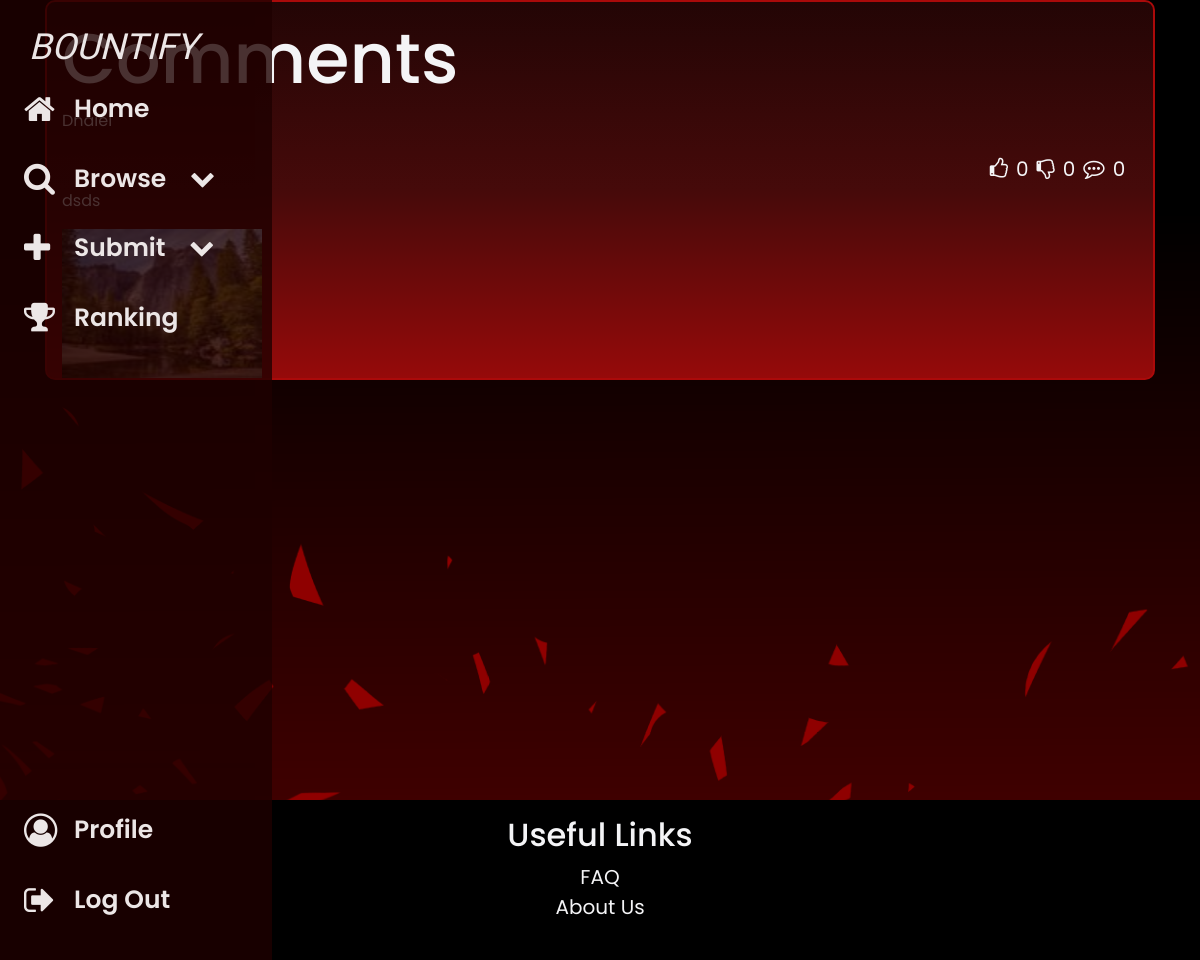
Page /post/2 (signed in) on the earlier database version.
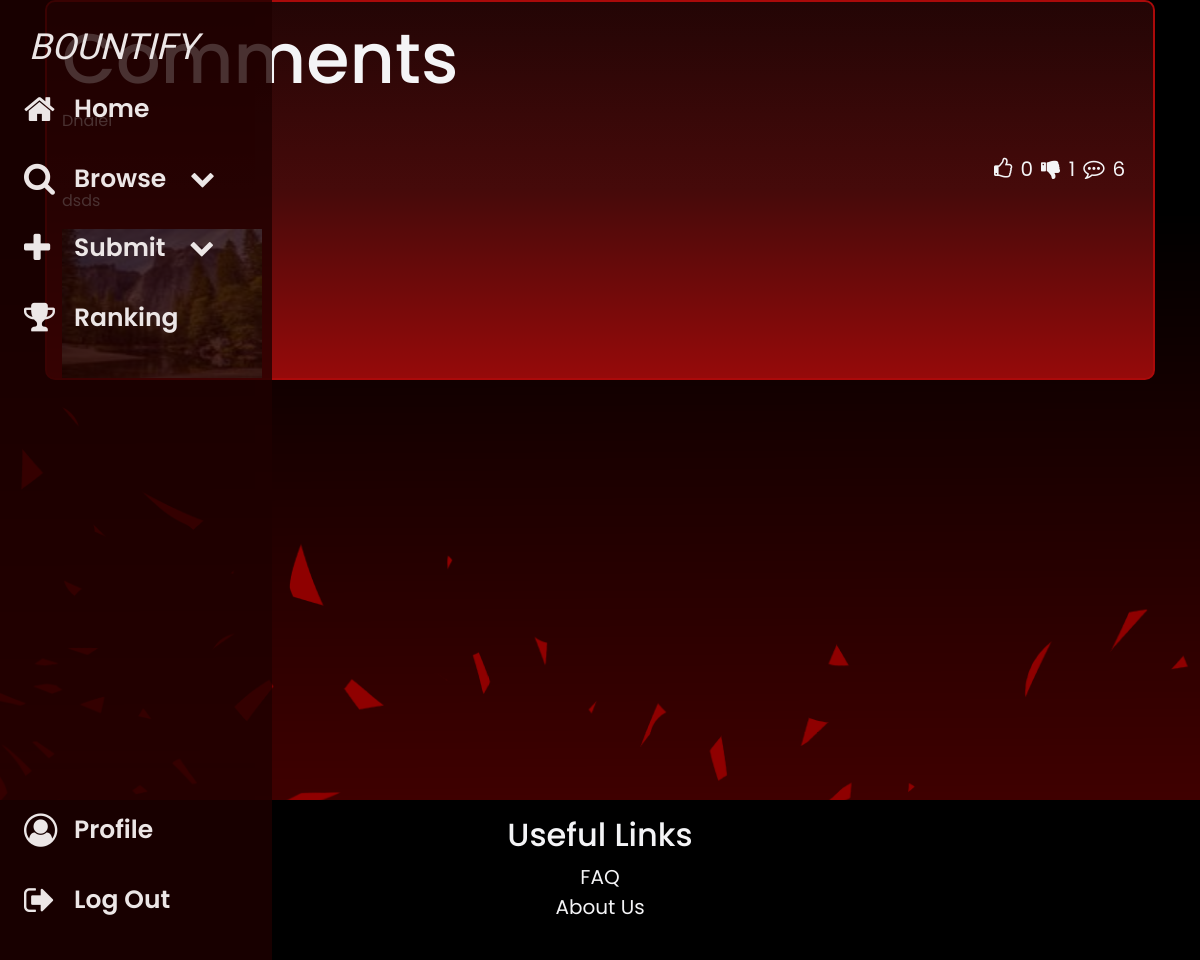
Same page on the later database version.
### app/models.py (models this page shows)
class Post(db.Model): #discussion posts, flag = "discussion"
    pid = db.Column(db.Integer, primary_key=True)
    uid = db.Column(db.Integer, db.ForeignKey('user.uid'))
    user = db.relationship('User', backref='post')
    title = db.Column(db.String(100))
    img = db.Column(db.String(100), nullable=False)
    desc = db.Column(db.String(1000))
    flag = db.Column(db.String(100)) #Bounty, Listing, Discussion
    timestamp = db.Column(db.DateTime(timezone=True), default=func.now())
    likes = db.Column(db.Integer, default = 0)
    dislikes = db.Column(db.Integer, default = 0)
    price = db.Column(db.Integer, default = 0)
    status = db.Column(db.String(100))
    com_num = db.Column(db.Integer, default = 0)
    claimed = db.Column(db.String(100), default=False) #if the logged in user has claimed this bounty or not

### app/routes.py (the view, shortened to what this page needs)
@routes.route('/post/<int:post_id>', methods=['GET', 'POST'])
def post(post_id):
    post = Post.query.get_or_404(post_id)
    comments = Comments.query.filter_by(pid=post_id).all()
    form = CommentForm()
    lip = [like.pid for like in Likes.query.filter_by(uid=current_user.uid, liked=True).all()]
    dip = [like.pid for like in Likes.query.filter_by(uid=current_user.uid, disliked=True).all()]
    return render_template('post.html', user=current_user, post=post, comments=comments, form=form, lip=lip, dip=dip)

### app/__init__.py (called while the page is built)
def create_app(config_class=Config):
    app = Flask(__name__)
    app.config.from_object(config_class)
    app.config['SECRET_KEY'] = os.environ.get('FLASK_SECRET_KEY', 'default_secret_key')
    app.config['SQLALCHEMY_DATABASE_URI'] = f'sqlite:///{DB_NAME}'
    app.config['POST_FOLDER'] = 'static/posts'
    db.init_app(app)
    migrate.init_app(app, db)  # Initialize Flask-Migrate with the app and db
    from .routes import routes
    from .auth import auth
    from .models import User, Post, Comments, Likes, Sell, Promote
    with app.app_context():
        db.create_all()
    app.register_blueprint(routes, url_prefix='/')
    app.register_blueprint(auth, url_prefix='/')
    login_manager = LoginManager()
    login_manager.login_view = 'auth.login'
    login_manager.init_app(app)
    @login_manager.user_loader
    def load_user(id):
        return User.query.get(int(id))
    return app

### app/templates/post.html (shortened to what this page needs)
{% extends "base.html" %}
{% block content %}
<div class="home">
    <div class="container">
        <div class="postbubble">
            <div class="comments-container">
                <h1>Comments</h1>
                <p>{{ post.title }}</p>
                <div class="reactbar" style="opacity: 1">
                    <button id="likeButton-{{ post.pid }}" class="reactbutton like" onclick="toggleLike(this, {{ post.pid }})">
                        {% if post.pid in lip %}
                        <i class="fa fa-thumbs-up fa-lg"></i>
                        {% else %}
                        <i class="fa fa-thumbs-o-up fa-lg"></i>
                        {% endif %}
                    </button>
                    <span id="likeCount-{{ post.pid }}" class="reactnumber">{{ post.likes }}</span>
                    <button id="dislikeButton-{{ post.pid }}" class="reactbutton" onclick="toggleLike(this, {{ post.pid }})">
                        {% if post.pid in dip %}
                        <i class="fa fa-thumbs-down fa-lg"></i>
                        {% else %}
                        <i class="fa fa-thumbs-o-down fa-lg"></i>
                        {% endif %}
                    </button>
                    <span id="dislikeCount-{{ post.pid }}" class="reactnumber">{{ post.dislikes }}</span>
                    <button id="commentButton-{{ post.pid }}" class="reactbutton">
                        <i class="fa fa-commenting-o fa-lg"></i>
                    </button>
                    <span id="commentCount-{{ post.pid }}" class="reactnumber">{{ comments|length }}</span>
                </div>
                <p>{{ post.desc }}</p>
                <img src="{{ url_for('static', filename='images/posts/' + post.img) }}" alt="Post Image" width="200" height="150" />
                {% for comment in comments %}
                <div class="comment">
                    <div class="username">
                    </div>
                </div>
                {% endfor %}
            </div>
            <div class="add-comment">
                <form method="POST">
                    <div class="form-group">
                        {{ form.comment.label }} {{ form.comment(class="form-control", placeholder="Add comments") }}
                    </div>
                </form>
            </div>
        </div>
    </div>
</div>
{% endblock %}

### app/templates/base.html (shortened to what this page needs)
<!DOCTYPE html>
<html lang="en">
	<head>
		<link
			rel="stylesheet"
			href="https://cdn.jsdelivr.net/npm/bootstrap@5.3.0-alpha1/dist/css/bootstrap.min.css" />
		<link
			rel="stylesheet"
			href="https://stackpath.bootstrapcdn.com/bootstrap/4.4.1/css/bootstrap.min.css"
 />
		<link
			rel="stylesheet"
			href="https://stackpath.bootstrapcdn.com/font-awesome/4.7.0/css/font-awesome.min.css"
 />
		<link
			rel="stylesheet"
			href="{{ url_for('static', filename='css/main-style.css') }}" />
	</head>
	<body>
		<nav
			class="sidebar d-none d-lg-block d-md-block d-sm-none d-xs-none"
			onmouseover="growNav(); revealHidden();"
			onmouseleave="shrinkNav(); hideHidden();">
			<div class="logo">
				<a href="{{ url_for('routes.home') }}"
					>B<span class="hidden">OUNTIFY</span></a
				>
			</div>
			<div class="main-menu">
				{% if user.is_authenticated %}
				<ul>
					<li>
						<a
							href="{{ url_for('routes.home') }}">
							<i class="fa fa-home fa-lg"></i>
							<span class="hidden"> Home</span>
						</a>
					</li>
					<li class="dropdown">
						<a
							href="{{ url_for('routes.browse') }}">
							<i class="fa fa-search fa-lg"></i>
							<span class="hidden">
								Browse &nbsp;&nbsp;</span
							>
							<i
								class="fa fa-chevron-down fa-xs hidden"
								aria-hidden="true"></i>
						</a>
					</li>
					<li class="dropdown">
						<a
							href="{{ url_for('routes.sell') }}">
							<i class="fa fa-plus fa-lg"></i>
							<span class="hidden">
								Submit &nbsp;&nbsp;</span
							>
							<i
								class="fa fa-chevron-down fa-xs hidden"
								aria-hidden="true"></i>
						</a>
					</li>
					<li>
						<a
							href="{{ url_for('routes.ranking') }}">
							<i class="fa fa-trophy fa-lg"></i>
							<span class="hidden"> Ranking</span>
						</a>
					</li>
				</ul>
				{% endif %}
			</div>
			<div class="login">
				<ul>
					{% if user.is_authenticated %}
					<li>
						<a
							href="{{ url_for('routes.profile') }}">
							<i
								class="fa fa-user-circle-o fa-lg"></i>
							<span class="hidden"> Profile</span>
						</a>
					</li>
					<li>
						<a
							href="{{ url_for('auth.logout') }}">
							<i class="fa fa-sign-out fa-lg"></i>
							<span class="hidden"> Log Out</span>
						</a>
					</li>
					{% endif %}
				</ul>
			</div>
		</nav>
		<div class="particle-container">
			<div class="particles">
			</div>
		</div>
		{% block content %} {% endblock %}
		<div class="footer">
			<h2>Useful Links</h2>
			<ul>
				<li>
					<a href="{{ url_for('routes.faq') }}"
						>FAQ</a
					>
				</li>
				<li>
					<a
						href="{{ url_for('routes.aboutus') }}"
						>About Us</a
					>
				</li>
			</ul>
		</div>
	</body>
</html>

### app/static/css/main-style.css (style rules this page uses)
* { box-sizing: border-box; margin: 0; padding: 0; }
:root { --primary-color: #f5433a; --variant-color: #ffcc40; --light-color: #f4f4f6; --dark-color: #111; --bg-col: rgb(71, 0, 0); }
body { font-family: "Poppins", sans-serif; font-size: 16px; line-height: 1.5; background-color: #111; cursor: url("../images/lightsaber.png"), auto; }
.home { position: relative; width: 100%; min-height: 100vh; background-image: url("../images/bg.png"); background-size: cover; background-attachment: fixed; background-repeat: no-repeat; color: #f4f4f6; overflow-x: hidden; }
h1 { font-size: 70px; }
.sidebar { z-index: 100; height: 100%; width: 5rem; position: fixed; top: 0; left: 0; background-color: rgba(30, 0, 0, 0.8); overflow-x: hidden; transition: width 0.5s; padding-top: 20px; }
.logo a { padding-left: 1.8rem; font-family: "Libre Franklin", sans-serif; font-size: 36px; font-style: italic; text-decoration: none; color: #ece6e6; display: block; transition: color 0.3s; }
.sidebar .fa-lg { width: 2.75rem; }
.login { position: absolute; bottom: 1%; }
ul { padding-left: 0; list-style: none; }
.sidebar ul li a { white-space: nowrap; padding: 1rem; padding-left: 1.5rem; text-decoration: none; font-size: 25px; font-weight: 600; color: #ece6e6; display: block; transition: color 0.5s; }
.postbubble { position: relative; height: 380px; border: 2px solid rgba(170, 10, 10); border-radius: 10px; padding: 15px; margin-bottom: 20px; background: linear-gradient( rgba(35, 5, 5, 1), rgba(70, 10, 10, 1), rgba(150, 10, 10) ); overflow: hidden; }
.reactbar { padding-right: 0.8rem; width: 100%; display: flex; justify-content: flex-end; align-items: center; opacity: 0; transition: opacity 0.5s; }
.reactbutton { padding: 0.5rem; color: #f4f4f6; background-color: transparent; border: none; }
.reactnumber { font-size: 20px; }
.footer { min-height: 20vh; padding: 1rem; text-align: center; background-color: #000; color: #f4f4f6; }
.footer a { text-decoration: none; color: #f4f4f6; font-size: 20px; }
.hidden { opacity: 0; filter: blur(2px); transition: opacity 1s, filter 1s; }
.reveal { opacity: 1; filter: blur(0); }
.particle-container { position: absolute; width: 100%; height: 100vh; overflow: hidden; pointer-events: none; }
.particles { position: relative; display: flex; }

Differences in the rows shown:
changed Post "Dnaiel": dislikes "0" → "1"
Other differences:
{{ comments|length }}: "0" → "6"
